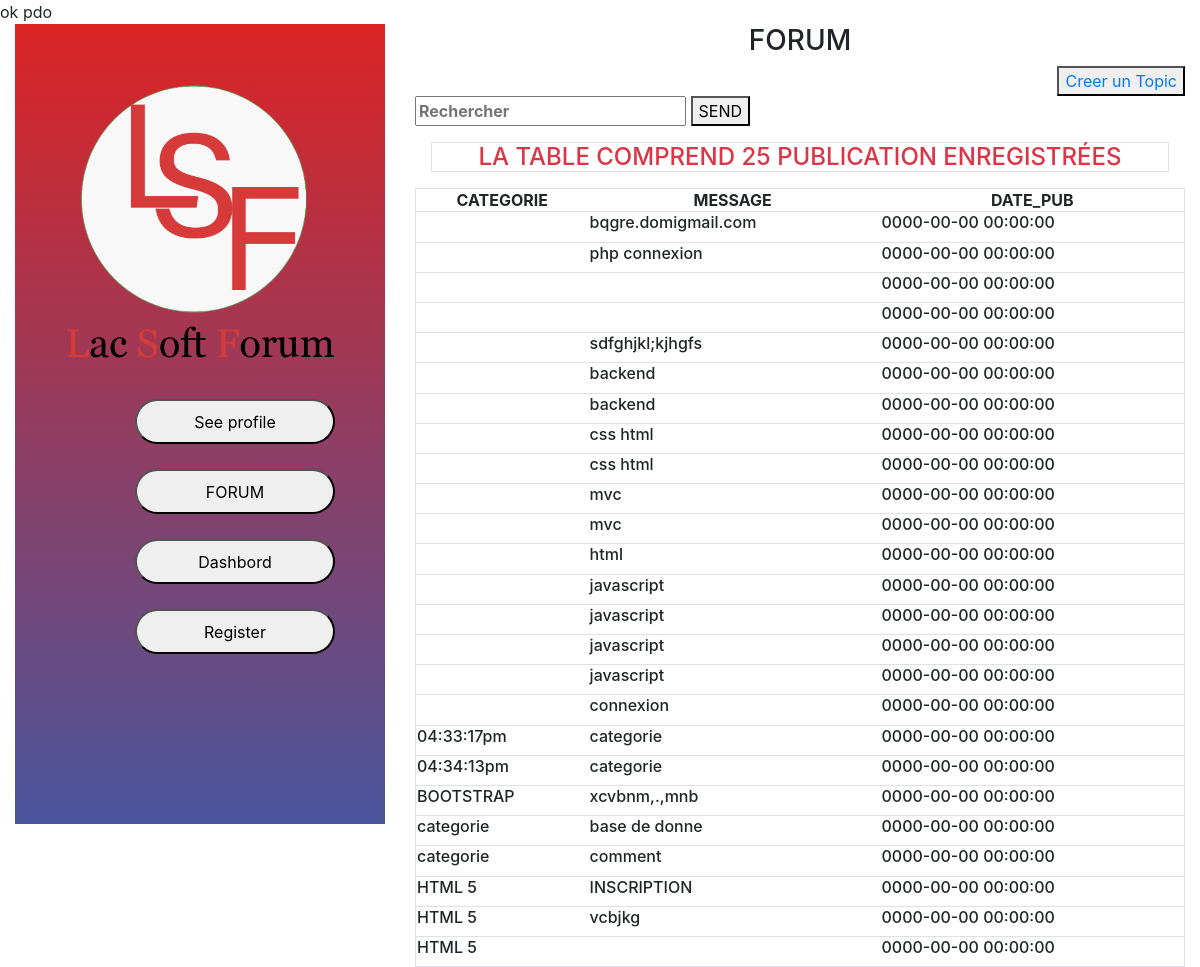
The app's page /affichage.php with its own data.
### tables this page shows
CREATE TABLE `publication` (
  `id_pub` int(11) NOT NULL,
  `categorie` text NOT NULL,
  `message_pub` varchar(255) NOT NULL,
  `date_pub` datetime NOT NULL DEFAULT current_timestamp(),
  `id_dev` int(11) DEFAULT NULL
);

### affichage.php (the view, shortened to what this page needs)
<!DOCTYPE html>
<html lang="en">
<head>
    <link rel="stylesheet" href="styles/home.css">
    <link rel="stylesheet" href="bootstrap/css/bootstrap.min.css">
    <link rel="stylesheet" href="bootstrap/js/bootstrap.min.js">
</head>
<body>
<section class="container-fluid">
   <section class="row">
       <section class=" col-lg-4 col-md-4 col-mx-12 gauche">
           <div class="cote">
            <div>
               <img src="images/lacsoftforum.png" alt="" width="350px">
            </div>
         <div action=" " method="POST">
         <div class="form">
            <div class="tab-tete">
               <div class="active"><button>See profile</button></div>
               <div><button> FORUM</button> </div>
               <div><button> Dashbord</button> </div>
               <div><button> Register</button> </div>
            </div>
         </div>
         </div>
           </div>
        </section>
        <section class="col-lg-8 col-md-8 col-sm-12">
<div >
    <h3 class="foru text-center"> FORUM </h3>
 <div class="text-right"><button  type="submit" name="send"><a href="publication.php">Creer un Topic</a></button></div>
<div class=""><input type="text" name="Recherche" placeholder="Rechercher" required="required" class="font-weight-bold"/>
<button  type="submit" name="envoyer" > SEND </button></div>
</div>
<?php
    $bdd = new PDO("mysql:host=localhost;dbname=developpeur","root", "");
    $bdd->setAttribute(PDO::ATTR_ERRMODE, PDO::ERRMODE_EXCEPTION);
    $result = $bdd->query("SELECT * FROM publication ORDER BY categorie");
    if (!$result){
        echo"la recuperation a echoue";
    }else{
        $nbre = $result->rowCount();
    }
        ?>
 <h4 class="text-center text-uppercase text-danger border bg-white m-3">La table comprend <?= $nbre ?> publication enregistrées</h4>
       <table class="m-auto w-100 border-bg-white">
       <tr class="border bg-white ">
            <th class="text-center text-uppercase ">categorie</th>
            <th class="text-center text-uppercase "> message&nbsp;</th>
            <th class="text-center text-uppercase ">date_pub</th>
        </tr>
        <?php
    while($data = $result->fetch()){
        ?>
        <tr class="lines border bg-white">
            <td><h6>  <?= $data["categorie"] ?></h6></td>
            <td><h6>  <?=  $data["message_pub"] ?></h6> </td>
            <td> <h6> <?=  $data["date_pub"] ?> </h6> </td>
        </tr>
        <?php
    }
        ?>
        </section>
    </section>
</section>
</body>
</html>

### styles/home.css (style rules this page uses)
.cote { background: -webkit-linear-gradient(to top, #4A569D, #DC2424); background: linear-gradient(to top, #4A569D, #DC2424); height: 800px; }
.gauche { position: absolute; }
.tab-tete { margin-left: 100px; }
.tab-tete div button { margin-left: 20px; margin-top: 25px; border-radius: 30px; width: 200px; height: 45px; }
.active { overflow: hidden; }

### records on screen
publication: message_pub "bqgre.domigmail.com", date_pub "0000-00-00 00:00:00"
publication: message_pub "php connexion", date_pub "0000-00-00 00:00:00"
publication: date_pub "0000-00-00 00:00:00"
publication: date_pub "0000-00-00 00:00:00"
publication: message_pub "sdfghjkl;kjhgfs", date_pub "0000-00-00 00:00:00"
publication: message_pub "backend", date_pub "0000-00-00 00:00:00"
publication: message_pub "backend", date_pub "0000-00-00 00:00:00"
publication: message_pub "css html", date_pub "0000-00-00 00:00:00"
publication: message_pub "css html", date_pub "0000-00-00 00:00:00"
publication: message_pub "mvc", date_pub "0000-00-00 00:00:00"
publication: message_pub "mvc", date_pub "0000-00-00 00:00:00"
publication: message_pub "html", date_pub "0000-00-00 00:00:00"
publication: message_pub "javascript", date_pub "0000-00-00 00:00:00"
publication: message_pub "javascript", date_pub "0000-00-00 00:00:00"
publication: message_pub "javascript", date_pub "0000-00-00 00:00:00"
publication: message_pub "javascript", date_pub "0000-00-00 00:00:00"
publication: message_pub "connexion", date_pub "0000-00-00 00:00:00"
publication: categorie "04:33:17pm", message_pub "categorie", date_pub "0000-00-00 00:00:00"
publication: categorie "04:34:13pm", message_pub "categorie", date_pub "0000-00-00 00:00:00"
publication: categorie "BOOTSTRAP", message_pub "xcvbnm,.,mnb", date_pub "0000-00-00 00:00:00"
publication: categorie "categorie", message_pub "base de donne", date_pub "0000-00-00 00:00:00"
publication: categorie "categorie", message_pub "comment", date_pub "0000-00-00 00:00:00"
publication: categorie "HTML 5", message_pub "INSCRIPTION", date_pub "0000-00-00 00:00:00"
publication: categorie "HTML 5", message_pub "vcbjkg", date_pub "0000-00-00 00:00:00"
publication: categorie "HTML 5", date_pub "0000-00-00 00:00:00"

### other values on screen
$nbre "25"
